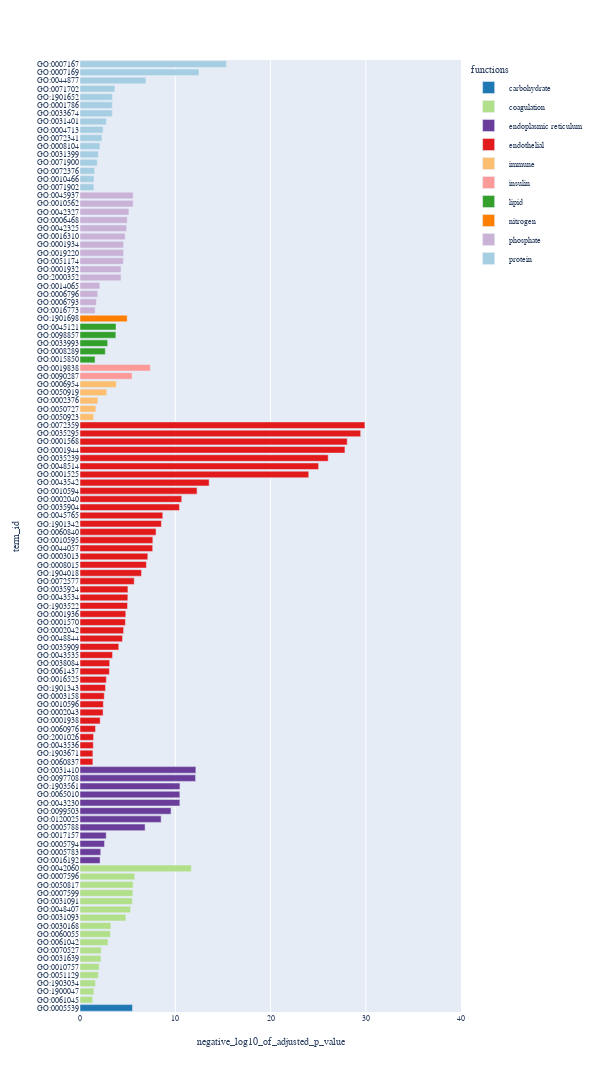

Notebook source saved alongside this figure:
### Code cell
fig = px.bar(wgd[wgd['intersection_size']<120],y='term_id',x='negative_log10_of_adjusted_p_value',color='functions',color_discrete_map=color_pettle,width=15)
fig.update_layout(
    width=600,  # 设置宽度为800像素
    height=1200,  # 设置高度为600像素
    # yaxis=dict(range=[0, 120]), # 设置y轴的范围为0到120
    xaxis=dict(range=[0, 40])
)
fig.update_layout(
    font=dict(
        family="Arial",
        size=8
    ),
        yaxis=dict(
        tickmode='linear',
        dtick=1
    )
)
fig.show()
fig.write_image('./342_2R_wgd_genes_enrichment.pdf')

### Figure 1 — Plotly figure (JSON) as saved in the notebook; plotly's stock layout.template omitted (floating-point values rounded to 4 significant figures)
{"data": [{"alignmentgroup": "True", "hovertemplate": "functions=carbohydrate<br>negative_log10_of_adjusted_p_value=%{x}<br>term_id=%{y}<extra></extra>", "legendgroup": "carbohydrate", "marker": {"color": "#1f78b4", "pattern": {"shape": ""}}, "name": "carbohydrate", "offsetgroup": "carbohydrate", "orientation": "h", "showlegend": true, "textposition": "auto", "type": "bar", "x": [5.512], "xaxis": "x", "y": ["GO:0005539"], "yaxis": "y"}, {"alignmentgroup": "True", "hovertemplate": "functions=coagulation<br>negative_log10_of_adjusted_p_value=%{x}<br>term_id=%{y}<extra></extra>", "legendgroup": "coagulation", "marker": {"color": "#b2df8a", "pattern": {"shape": ""}}, "name": "coagulation", "offsetgroup": "coagulation", "orientation": "h", "showlegend": true, "textposition": "auto", "type": "bar", "x": [1.325, 1.452, 1.613, 1.919, 2.011, 2.201, 2.226, 2.94, 3.192, 3.245, 4.812, 5.311, 5.498, 5.547, 5.579, 5.744, 11.69], "xaxis": "x", "y": ["GO:0061045", "GO:1900047", "GO:1903034", "GO:0051129", "GO:0010757", "GO:0031639", "GO:0070527", "GO:0061042", "GO:0060055", "GO:0030168", "GO:0031093", "GO:0048407", "GO:0031091", "GO:0007599", "GO:0050817", "GO:0007596", "GO:0042060"], "yaxis": "y"}, {"alignmentgroup": "True", "hovertemplate": "functions=endoplasmic reticulum<br>negative_log10_of_adjusted_p_value=%{x}<br>term_id=%{y}<extra></extra>", "legendgroup": "endoplasmic reticulum", "marker": {"color": "#6a3d9a", "pattern": {"shape": ""}}, "name": "endoplasmic reticulum", "offsetgroup": "endoplasmic reticulum", "orientation": "h", "showlegend": true, "textposition": "auto", "type": "bar", "x": [2.109, 2.177, 2.576, 2.751, 6.834, 8.519, 9.558, 10.48, 10.48, 10.49, 12.13, 12.16], "xaxis": "x", "y": ["GO:0016192", "GO:0005783", "GO:0005794", "GO:0017157", "GO:0005788", "GO:0120025", "GO:0099503", "GO:0043230", "GO:0065010", "GO:1903561", "GO:0097708", "GO:0031410"], "yaxis": "y"}, {"alignmentgroup": "True", "hovertemplate": "functions=endothelial<br>negative_log10_of_adjusted_p_value=%{x}<br>term_id=%{y}<extra></extra>", "legendgroup": "endothelial", "marker": {"color": "#e31a1c", "pattern": {"shape": ""}}, "name": "endothelial", "offsetgroup": "endothelial", "orientation": "h", "showlegend": true, "textposition": "auto", "type": "bar", "x": [1.354, 1.354, 1.395, 1.422, 1.631, 2.119, 2.423, 2.452, 2.547, 2.681, 2.766, 3.083, 3.114, 3.418, 4.073, 4.462, 4.578, 4.768, 4.807, 4.991, 5.025, 5.032, 5.694, 6.458, 6.973, 7.118, 7.632, 7.648, 7.983, 8.55, 8.688, 10.44, 10.68, 12.29, 13.56, 24.01, 25.05, 26.06, 27.82, 28.06, 29.47, 29.91], "xaxis": "x", "y": ["GO:0060837", "GO:1903671", "GO:0043536", "GO:2001026", "GO:0060976", "GO:0001938", "GO:0002043", "GO:0010596", "GO:0003158", "GO:1901343", "GO:0016525", "GO:0061437", "GO:0038084", "GO:0043535", "GO:0035909", "GO:0048844", "GO:0002042", "GO:0001570", "GO:0001936", "GO:1903522", "GO:0043534", "GO:0035924", "GO:0072577", "GO:1904018", "GO:0008015", "GO:0003013", "GO:0044057", "GO:0010595", "GO:0060840", "GO:1901342", "GO:0045765", "GO:0035904", "GO:0002040", "GO:0010594", "GO:0043542", "GO:0001525", "GO:0048514", "GO:0035239", "GO:0001944", "GO:0001568", "GO:0035295", "GO:0072359"], "yaxis": "y"}, {"alignmentgroup": "True", "hovertemplate": "functions=immune<br>negative_log10_of_adjusted_p_value=%{x}<br>term_id=%{y}<extra></extra>", "legendgroup": "immune", "marker": {"color": "#fdbf6f", "pattern": {"shape": ""}}, "name": "immune", "offsetgroup": "immune", "orientation": "h", "showlegend": true, "textposition": "auto", "type": "bar", "x": [1.432, 1.667, 1.875, 2.801, 3.806], "xaxis": "x", "y": ["GO:0050923", "GO:0050727", "GO:0002376", "GO:0050919", "GO:0006954"], "yaxis": "y"}, {"alignmentgroup": "True", "hovertemplate": "functions=insulin<br>negative_log10_of_adjusted_p_value=%{x}<br>term_id=%{y}<extra></extra>", "legendgroup": "insulin", "marker": {"color": "#fb9a99", "pattern": {"shape": ""}}, "name": "insulin", "offsetgroup": "insulin", "orientation": "h", "showlegend": true, "textposition": "auto", "type": "bar", "x": [5.464, 7.377], "xaxis": "x", "y": ["GO:0090287", "GO:0019838"], "yaxis": "y"}, {"alignmentgroup": "True", "hovertemplate": "functions=lipid<br>negative_log10_of_adjusted_p_value=%{x}<br>term_id=%{y}<extra></extra>", "legendgroup": "lipid", "marker": {"color": "#33a02c", "pattern": {"shape": ""}}, "name": "lipid", "offsetgroup": "lipid", "orientation": "h", "showlegend": true, "textposition": "auto", "type": "bar", "x": [1.582, 2.659, 2.905, 3.763, 3.783], "xaxis": "x", "y": ["GO:0015850", "GO:0008289", "GO:0033993", "GO:0098857", "GO:0045121"], "yaxis": "y"}, {"alignmentgroup": "True", "hovertemplate": "functions=nitrogen<br>negative_log10_of_adjusted_p_value=%{x}<br>term_id=%{y}<extra></extra>", "legendgroup": "nitrogen", "marker": {"color": "#ff7f00", "pattern": {"shape": ""}}, "name": "nitrogen", "offsetgroup": "nitrogen", "orientation": "h", "showlegend": true, "textposition": "auto", "type": "bar", "x": [4.957], "xaxis": "x", "y": ["GO:1901698"], "yaxis": "y"}, {"alignmentgroup": "True", "hovertemplate": "functions=phosphate<br>negative_log10_of_adjusted_p_value=%{x}<br>term_id=%{y}<extra></extra>", "legendgroup": "phosphate", "marker": {"color": "#cab2d6", "pattern": {"shape": ""}}, "name": "phosphate", "offsetgroup": "phosphate", "orientation": "h", "showlegend": true, "textposition": "auto", "type": "bar", "x": [1.593, 1.724, 1.862, 2.082, 4.306, 4.311, 4.56, 4.571, 4.571, 4.74, 4.897, 4.961, 5.131, 5.581, 5.581], "xaxis": "x", "y": ["GO:0016773", "GO:0006793", "GO:0006796", "GO:0014065", "GO:2000352", "GO:0001932", "GO:0051174", "GO:0019220", "GO:0001934", "GO:0016310", "GO:0042325", "GO:0006468", "GO:0042327", "GO:0010562", "GO:0045937"], "yaxis": "y"}, {"alignmentgroup": "True", "hovertemplate": "functions=protein<br>negative_log10_of_adjusted_p_value=%{x}<br>term_id=%{y}<extra></extra>", "legendgroup": "protein", "marker": {"color": "#a6cee3", "pattern": {"shape": ""}}, "name": "protein", "offsetgroup": "protein", "orientation": "h", "showlegend": true, "textposition": "auto", "type": "bar", "x": [1.456, 1.465, 1.534, 1.817, 1.93, 2.09, 2.303, 2.424, 2.766, 3.39, 3.397, 3.404, 3.658, 6.923, 12.48, 15.37], "xaxis": "x", "y": ["GO:0071902", "GO:0010466", "GO:0072376", "GO:0071900", "GO:0031399", "GO:0008104", "GO:0072341", "GO:0004713", "GO:0031401", "GO:0033674", "GO:0001786", "GO:1901652", "GO:0071702", "GO:0044877", "GO:0007169", "GO:0007167"], "yaxis": "y"}], "layout": {"barmode": "relative", "font": {"family": "Arial", "size": 8}, "height": 1200, "legend": {"title": {"text": "functions"}, "tracegroupgap": 0}, "margin": {"t": 60}, "width": 600, "xaxis": {"anchor": "y", "domain": [0, 1], "range": [0, 40], "title": {"text": "negative_log10_of_adjusted_p_value"}}, "yaxis": {"anchor": "x", "domain": [0, 1], "dtick": 1, "tickmode": "linear", "title": {"text": "term_id"}}}}
